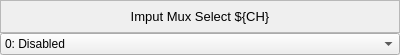
<?xml version="1.0" encoding="UTF-8"?>
<ui version="4.0">
 <class>Form</class>
 <widget class="QWidget" name="Form">
  <property name="geometry">
   <rect>
    <x>0</x>
    <y>0</y>
    <width>400</width>
    <height>55</height>
   </rect>
  </property>
  <property name="windowTitle">
   <string>Form</string>
  </property>
  <layout class="QVBoxLayout" name="verticalLayout">
   <property name="spacing">
    <number>0</number>
   </property>
   <property name="leftMargin">
    <number>0</number>
   </property>
   <property name="topMargin">
    <number>0</number>
   </property>
   <property name="rightMargin">
    <number>0</number>
   </property>
   <property name="bottomMargin">
    <number>0</number>
   </property>
   <item>
    <widget class="QLabel" name="label">
     <property name="font">
      <font>
       <pointsize>10</pointsize>
      </font>
     </property>
     <property name="styleSheet">
      <string notr="true">QFrame#frame{
     border: 1px solid #FF17365D;
     border-bottom-left-radius: 15px;
     border-bottom-right-radius: 15px;
}</string>
     </property>
     <property name="frameShape">
      <enum>QFrame::StyledPanel</enum>
     </property>
     <property name="text">
      <string>Imput Mux Select ${CH}</string>
     </property>
     <property name="alignment">
      <set>Qt::AlignCenter</set>
     </property>
    </widget>
   </item>
   <item>
    <widget class="PyDMEnumComboBox" name="PyDMEnumComboBox">
     <property name="toolTip">
      <string/>
     </property>
     <property name="channel" stdset="0">
      <string>ca://${DEVICE}:DAQMUX0_INPMUXSEL${CH}</string>
     </property>
     <item>
      <property name="text">
       <string>0: Disabled</string>
      </property>
     </item>
     <item>
      <property name="text">
       <string>1: Test</string>
      </property>
     </item>
     <item>
      <property name="text">
       <string>2: ADC0 [F Panel: RF IN 2]</string>
      </property>
     </item>
     <item>
      <property name="text">
       <string>3: ADC1 [F Panel: RF IN 1]</string>
      </property>
     </item>
     <item>
      <property name="text">
       <string>4: ADC2 [F Panel: RF IN 4]</string>
      </property>
     </item>
     <item>
      <property name="text">
       <string>5: ADC3 [F Panel: RF IN 3]</string>
      </property>
     </item>
     <item>
      <property name="text">
       <string>6: ADC4 [F Panel: RF IN 6]</string>
      </property>
     </item>
     <item>
      <property name="text">
       <string>7: ADC5 [F Panel: RF IN 5]</string>
      </property>
     </item>
     <item>
      <property name="text">
       <string>8: ADC6</string>
      </property>
     </item>
     <item>
      <property name="text">
       <string>9: DAC0 [LO PLL DAC]</string>
      </property>
     </item>
     <item>
      <property name="text">
       <string>10: DAC1 [CLK PLL DAC]</string>
      </property>
     </item>
     <item>
      <property name="text">
       <string>11: DAC2 [F Panel: DAC OUT]</string>
      </property>
     </item>
     <item>
      <property name="text">
       <string>12: DAC3</string>
      </property>
     </item>
     <item>
      <property name="text">
       <string>13: DAC4</string>
      </property>
     </item>
     <item>
      <property name="text">
       <string>14: DAC5</string>
      </property>
     </item>
     <item>
      <property name="text">
       <string>15: DAC6</string>
      </property>
     </item>
     <item>
      <property name="text">
       <string>16:DBG0</string>
      </property>
     </item>
     <item>
      <property name="text">
       <string>17:DBG1</string>
      </property>
     </item>
     <item>
      <property name="text">
       <string>18: DBG2</string>
      </property>
     </item>
     <item>
      <property name="text">
       <string>19: DBG3</string>
      </property>
     </item>
    </widget>
   </item>
  </layout>
 </widget>
 <customwidgets>
  <customwidget>
   <class>PyDMEnumComboBox</class>
   <extends>QComboBox</extends>
   <header>pydm.widgets.enum_combo_box</header>
  </customwidget>
 </customwidgets>
 <resources/>
 <connections/>
</ui>
